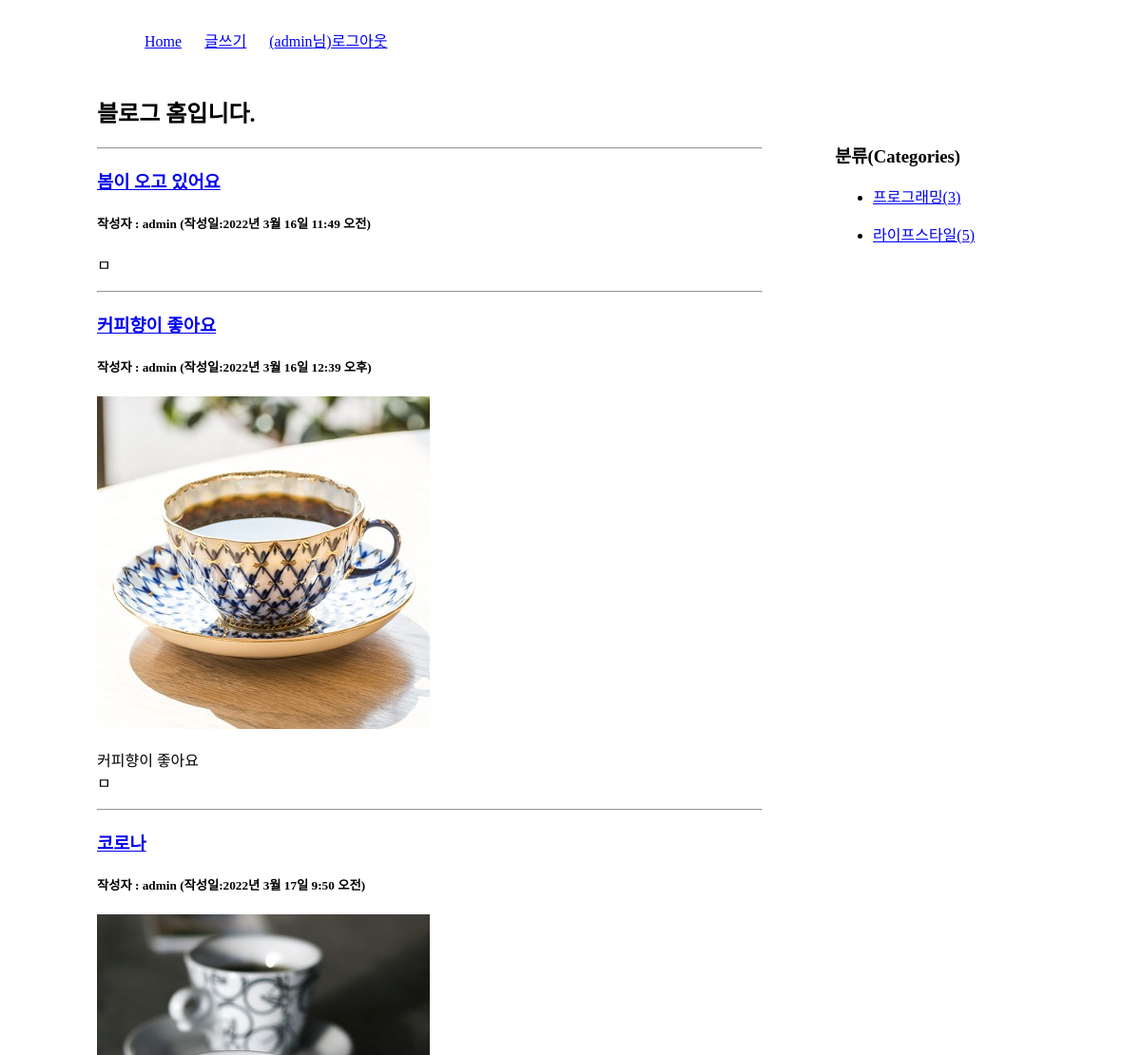
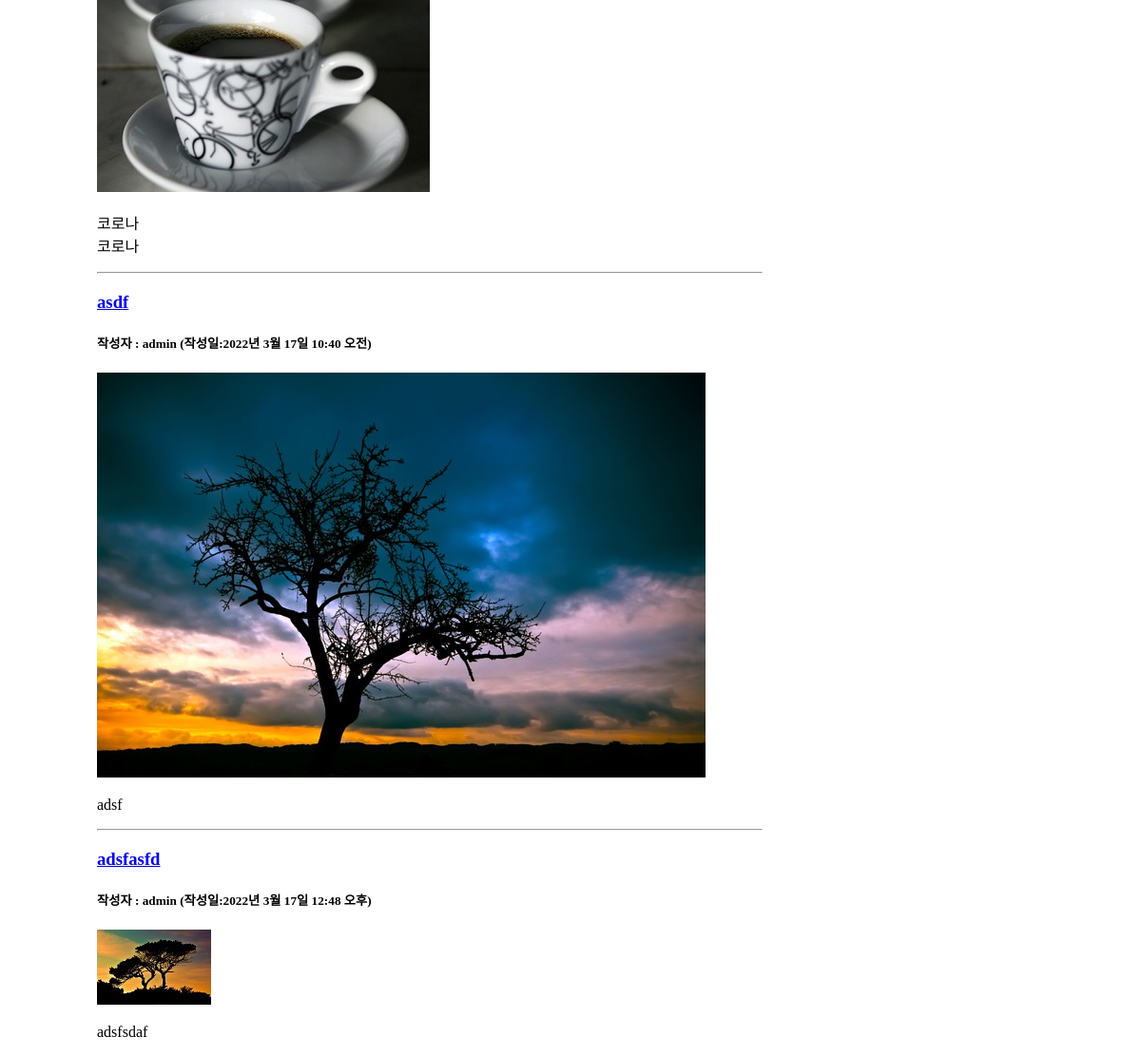
The app's page /blog/category/라이프스타일/ (signed in) with its own data (2 pictures, top to bottom).
### blog/models.py (models this page shows, shortened)
class Post(models.Model):
    title = models.CharField(max_length=100)
    content = models.TextField()
    pub_date = models.DateTimeField()
    modify_date = models.DateTimeField(null=True, blank=True)   # 빈칸 허용
    photo = models.ImageField(upload_to='blog/images/%Y/%m/%d/',
                              null=True, blank=True)            # Y만 대문자
    author = models.ForeignKey(User, on_delete=models.CASCADE)
    category = models.ForeignKey(Category, null=True, blank=True, on_delete=models.SET_NULL)        # 카테고리가 삭제되어도 블로그는 유지됨(미분류가 있을수 있다)

class Category(models.Model):
    name = models.CharField(max_length=50, unique=True)         # 카테고리 이름 - 유일
    slug = models.SlugField(max_length=200, unique=True, allow_unicode=True)        # 한글 인코딩
    def __str__(self):
        return self.name
    def get_absolute_url(self):
        return "/blog/category/{}".format(self.slug)            # ex) /blog/category/프로그래밍
    class Meta:
        verbose_name_plural = 'Categories'                  # Categorys로 나오는거 바꿔줌

### blog/views.py (the view)
# urls.py: path('category/<str:slug>/', views.category_page, name='category_page'),
def category_page(request, slug):
    category = Category.objects.get(slug=slug)
    post_list = Post.objects.filter(category=category)
    categories = Category.objects.all()
    context = {'category':category, 'post_list':post_list, 'categories':categories}
    return render(request, 'blog/post_list.html', context)

### templates/blog/post_list.html (shortened to what this page needs)
<!DOCTYPE html>
<html lang="ko">
{% load static %}
<head>
    <link rel="stylesheet" href="{% static 'blog/css/style.css' %}">
</head>
<body>
    <div id="container">
        {% include 'navbar.html' %}
        <section id="list">
            <h1>블로그 홈입니다.</h1>
            {% if post_list %}
            {% for post in post_list %}
            <hr>
            <h3><a href="{% url 'blog:detail' post.id %}">{{ post.title }}</a></h3>
            <h5>작성자 : {{ post.author }} (작성일:{{ post.pub_date }})</h5>
            {% if post.photo %}
            <img src="{{ post.photo.url }}">
            {% endif %}
            <p>{{ post.content | linebreaks }}</p>
            {% endfor %}
            {% else %}
            <p>포스트가 없습니다.</p>
            {% endif %}
        </section>
        <aside>
            <h3>분류(Categories)</h3>
            <div>
                {% for category in categories %}
                <ul>
                    <li><a href="{{ category.get_absolute_url }}">
                        {{ category }}({{ category.post_set.count }})</a>
                    </li>
                </ul>
                {% endfor %}
            </div>
        </aside>
    </div>
</body>
</html>

### templates/navbar.html
<header>
    <nav>
        <ul>
            <li><a href="{% url 'blog:index' %}">Home</a></li>
            <li><a href="{% url 'blog:post_create' %}">글쓰기</a></li>
            {% if user.is_authenticated %}
            <li><a href="{% url 'common:logout' %}">({{ user.username }}님)로그아웃</a></li>
            {% else %}
            <li><a href="{% url 'common:login' %}">로그인</a></li>
            {% endif %}
        </ul>
    </nav>
</header>

### static/blog/css/style.css (style rules this page uses)
#container { width: 996px; margin: 20px auto; }
nav ul { list-style: none; }
nav ul li { display: inline-block; margin: 10px; }
#list, #detail { width: 700px; float: left; }
aside { width: 200px; float: right; margin: 50px 20px 0 0; }

### records on screen
Post: title "봄이 오고 있어요", author "admin", pub_date "2022년 3월 16일 11:49 오전", content "ㅁ"
Post: title "커피향이 좋아요", author "admin", pub_date "2022년 3월 16일 12:39 오후", photo (picture), content "커피향이 좋아요 ㅁ"
Post: title "코로나", author "admin", pub_date "2022년 3월 17일 9:50 오전", photo (picture), content "코로나 코로나"
Post: title "asdf", author "admin", pub_date "2022년 3월 17일 10:40 오전", photo (picture), content "adsf"
Post: title "adsfasfd", author "admin", pub_date "2022년 3월 17일 12:48 오후", photo (picture), content "adsfsdaf"
Category: name "프로그래밍", post_set.count "3"
Category: name "라이프스타일", post_set.count "5"

### other values on screen
{{ user.username }} "admin"
